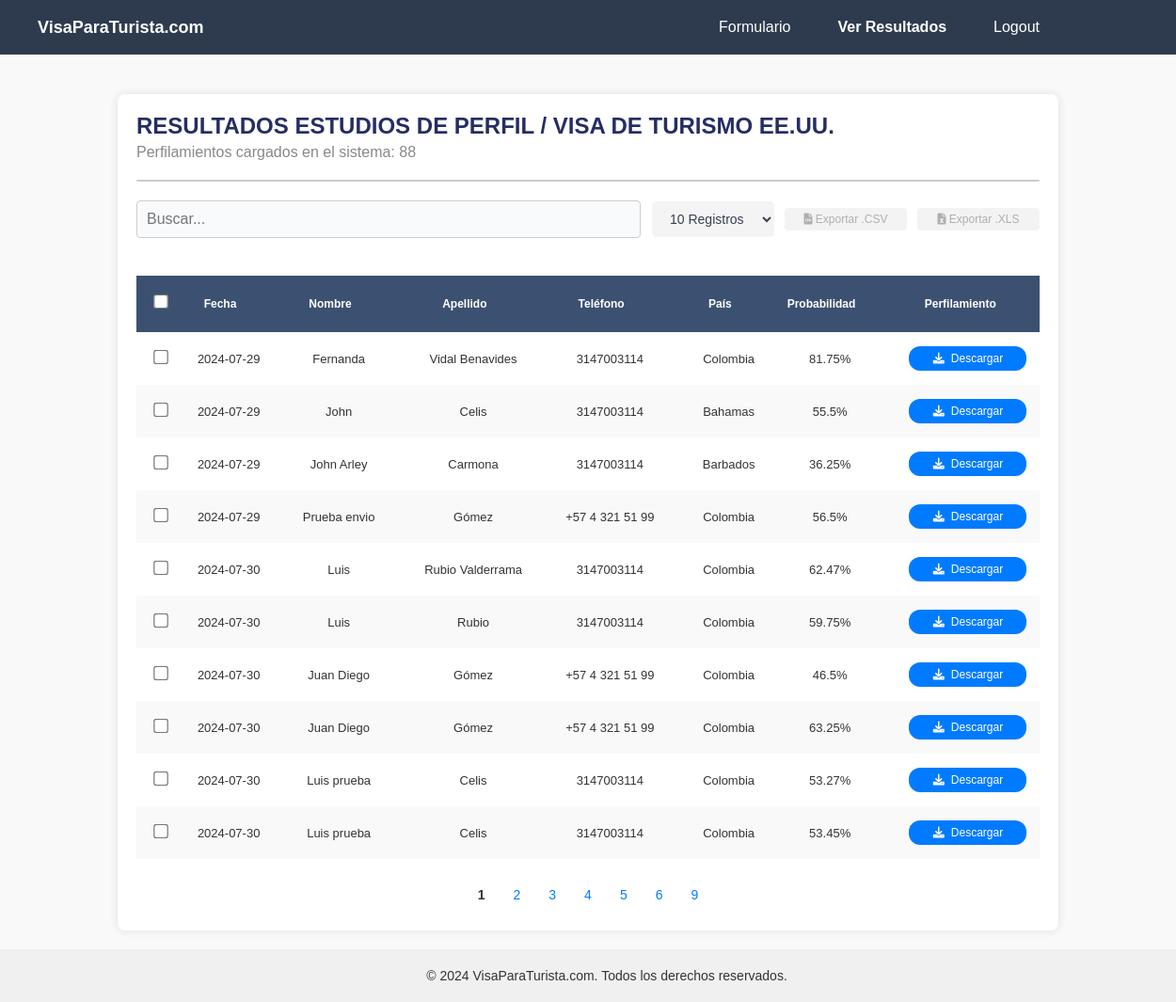
/results (signed in), run on an earlier commit of the app's database.
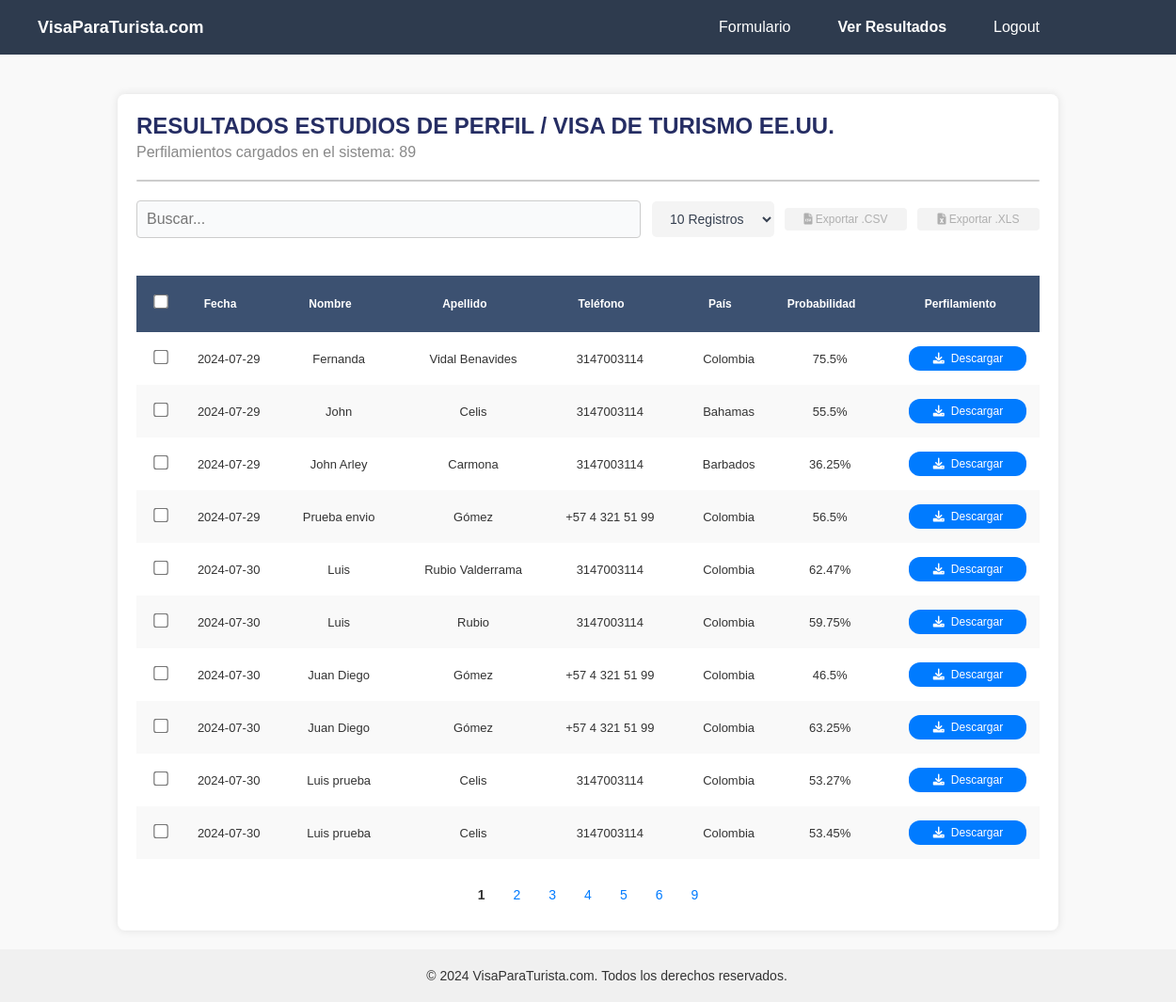
And on a later commit of the database.
### app.py (models this page shows)
class FormResult(db.Model):
    id = db.Column(db.Integer, primary_key=True)
    fecha = db.Column(db.String(50), nullable=False)
    nombre = db.Column(db.String(100), nullable=False)
    apellidos = db.Column(db.String(100), nullable=False)
    email = db.Column(db.String(100), nullable=False)
    telefono = db.Column(db.String(50), nullable=False)
    pais_residencia = db.Column(db.String(100), nullable=False)
    edad = db.Column(db.Integer, nullable=False)
    estado_civil = db.Column(db.String(50), nullable=False)
    hijos = db.Column(db.String(50), nullable=False)
    vivienda = db.Column(db.String(100), nullable=False)
    profesion = db.Column(db.String(100), nullable=False)
    nivel_educacion = db.Column(db.String(100), nullable=False)
    tiempo_empleo = db.Column(db.String(100), nullable=False)
    propietario = db.Column(db.String(50), nullable=False)
    ingresos = db.Column(db.Integer, nullable=False)
    impuestos = db.Column(db.String(50), nullable=False)
    propiedades = db.Column(db.String(100), nullable=False)
    viajes = db.Column(db.String(100), nullable=False)
    familiares_eeuu = db.Column(db.String(100), nullable=False)
    familiares_visa = db.Column(db.String(100), nullable=False)
    visa_negada = db.Column(db.String(100), nullable=False)
    antecedentes = db.Column(db.String(100), nullable=False)
    enfermedades = db.Column(db.String(100), nullable=False)
    visa_otra = db.Column(db.String(100), nullable=False)
    problemas_migratorios = db.Column(db.String(100), nullable=False)
    nacionalidad = db.Column(db.String(100), nullable=False)
    calificacion = db.Column(db.Integer, nullable=False)
    calificacion_pais_residencia_ChatGPT = db.Column(db.Text, nullable=True)
    calificacion_edad_ChatGPT = db.Column(db.Text, nullable=True)
    calificacion_estado_civil_ChatGPT = db.Column(db.Text, nullable=True)
    calificacion_hijos_ChatGPT = db.Column(db.Text, nullable=True)
    calificacion_vivienda_ChatGPT = db.Column(db.Text, nullable=True)
    calificacion_profesion_ChatGPT = db.Column(db.Text, nullable=True)
    calificacion_nivel_educacion_ChatGPT = db.Column(db.Text, nullable=True)
    calificacion_tiempo_empleo_ChatGPT = db.Column(db.Text, nullable=True)
    calificacion_propietario_ChatGPT = db.Column(db.Text, nullable=True)
    calificacion_ingresos_ChatGPT = db.Column(db.Text, nullable=True)
    calificacion_impuestos_ChatGPT = db.Column(db.Text, nullable=True)
    calificacion_propiedades_ChatGPT = db.Column(db.Text, nullable=True)
    calificacion_viajes_ChatGPT = db.Column(db.Text, nullable=True)
    calificacion_familiares_eeuu_ChatGPT = db.Column(db.Text, nullable=True)
    calificacion_familiares_visa_ChatGPT = db.Column(db.Text, nullable=True)
    calificacion_visa_negada_ChatGPT = db.Column(db.Text, nullable=True)
    calificacion_antecedentes_ChatGPT = db.Column(db.Text, nullable=True)
    calificacion_enfermedades_ChatGPT = db.Column(db.Text, nullable=True)
    calificacion_visa_otra_ChatGPT = db.Column(db.Text, nullable=True)
    calificacion_problemas_migratorios_ChatGPT = db.Column(db.Text, nullable=True)
    calificacion_nacionalidad_ChatGPT = db.Column(db.Text, nullable=True)
    calificacion_criterios_confidenciales_ChatGPT = db.Column(db.Text, nullable=True)
    probabilidad = db.Column(db.Integer, nullable=False)
    sugerencia_1_ChatGPT = db.Column(db.Text, nullable=True)
    sugerencia_2_ChatGPT = db.Column(db.Text, nullable=True)
    sugerencia_3_ChatGPT = db.Column(db.Text, nullable=True)
    calificacion_categoria_informacion_demografica_familiar_ChatGPT = db.Column(db.Text, nullable=True)
    calificacion_categoria_educacion_empleo_ChatGPT = db.Column(db.Text, nullable=True)
    calificacion_categoria_propiedades_activos_ChatGPT = db.Column(db.Text, nullable=True)
    calificacion_categoria_antecedentes_experiencia_viaje_ChatGPT = db.Column(db.Text, nullable=True)
    calificacion_categoria_criterios_confidenciales_ChatGPT = db.Column(db.Text, nullable=True)
    notas = db.Column(db.Text, nullable=True)
    pdf_path = db.Column(db.String(200), nullable=False)

### app.py (the view)
@app.route('/results')
@login_required
def results():
    results = FormResult.query.all()
    return render_template('results.html', results=results)

### app.py (called while the page is built)
@login_manager.user_loader
def load_user(user_id):
    return User.query.get(int(user_id))

### templates/results.html (shortened to what this page needs)
<!DOCTYPE html>
<html lang="es">
<head>
    <link rel="stylesheet" href="{{ url_for('static', filename='estilos.css') }}">
    <link rel="stylesheet" href="https://cdnjs.cloudflare.com/ajax/libs/font-awesome/6.0.0-beta3/css/all.min.css">
</head>
<body>
    <div class="topbar">
        <div class="logo">VisaParaTurista.com</div>
        <div class="topbar-menu menu-adjustable">
            <a href="/" class="{% if request.path == '/' %}active{% endif %}">Formulario</a>
            <a href="/results" class="{% if request.path == '/results' %}active{% endif %}">Ver Resultados</a>
            {% if current_user.is_authenticated %}
                <a href="{{ url_for('logout') }}" class="{% if request.path == url_for('logout') %}active{% endif %}">Logout</a>
            {% else %}
                <a href="{{ url_for('login') }}" class="{% if request.path == url_for('login') %}active{% endif %}">Login</a>
            {% endif %}
        </div>
    </div>
    <div class="container">
        <div class="header">
            <h1>RESULTADOS ESTUDIOS DE PERFIL / VISA DE TURISMO EE.UU.</h1>
            <div class="results-info">Perfilamientos cargados en el sistema: {{ results|length }}</div>
            <div class="separator"></div>
        </div>
        <div class="actions">
            <input type="text" id="search-input" class="search-input" placeholder="Buscar...">
            <select id="recordsPerPage" class="btn">
                <option value="10">10 Registros</option>
            </select>
            <button class="btn export-button disabled" onclick="exportTableToCSV('results.csv')" disabled><i class="fas fa-file-csv"></i> Exportar .CSV</button>
            <button class="btn export-button xls disabled" onclick="exportTableToXLS('results.xls')" disabled><i class="fas fa-file-excel"></i> Exportar .XLS</button>
        </div>
        <div class="table-container">
            <table id="results-table" class="fixed-table">
                <thead>
                    <tr>
                        <th class="col-checkbox"><input type="checkbox" id="select-all"></th>
                        <th class="col-fecha sortable" onclick="sortTable(1)">Fecha </th>
                        <th class="col-nombre sortable" onclick="sortTable(2)">Nombre </th>
                        <th class="col-apellido sortable" onclick="sortTable(3)">Apellido </th>
                        <th class="col-telefono sortable" onclick="sortTable(4)">Teléfono </th>
                        <th class="col-pais sortable" onclick="sortTable(5)">País </th>
                        <th class="col-probabilidad sortable" onclick="sortTable(6)">Probabilidad </th>
                        <th class="col-reporte">Perfilamiento</th>
                    </tr>
                </thead>
                <tbody>
                    {% for result in results %}
                    <tr data-href="{{ url_for('detail', id=result.id) }}" class="clickable-row">
                        <td class="col-checkbox"><input type="checkbox" class="row-checkbox"></td>
                        <td class="col-fecha">{{ result.fecha }}</td>
                        <td class="col-nombre">{{ result.nombre }}</td>
                        <td class="col-apellido">{{ result.apellidos }}</td>
                        <td class="col-telefono">{{ result.telefono }}</td>
                        <td class="col-pais">{{ result.pais_residencia }}</td>
                        <td class="col-probabilidad">{{ result.probabilidad }}%</td>
                        <td class="col-reporte"><button class="download-button rounded-icon" onclick="window.location.href='{{ url_for('download', filename=result.pdf_path.split('/')[-1]) }}'"><i class="fas fa-download"></i> Descargar</button></td>
                    </tr>
                    {% endfor %}
                </tbody>
            </table>
        </div>
        <div class="pagination" id="pagination-container">
        </div>
    </div>
    <footer class="footer-simple">
        <div class="footer-content">
            &copy; 2024 VisaParaTurista.com. Todos los derechos reservados.
        </div>
    </footer>
</body>
</html>

### templates/results.html (style rules this page uses)
body { font-family: Arial, sans-serif; background-color: #f9f9f9; color: #333; margin: 0; padding: 0; }
.container { max-width: 1000px; margin: 100px auto 20px auto; background-color: #fff; padding: 20px; border-radius: 8px; box-shadow: 0 0 10px rgba(0, 0, 0, 0.1); }
.header { margin-bottom: 20px; }
.header h1 { font-size: 24px; margin: 0; text-transform: uppercase; text-align: left; }
.header .results-info { font-size: 16px; color: #888; text-align: left; margin-top: 5px; }
.separator { width: 100%; height: 2px; background-color: #ccc; margin: 20px 0; }
.actions { display: flex; align-items: center; margin-bottom: 20px; }
.actions .search-input { flex-grow: 1; padding: 10px; border: 1px solid #ccc; border-radius: 4px; margin-right: 2px; max-width: 60%; }
.actions select { background-color: #f4f4f4; width: auto; padding: 5px 10px; border: 1px solid #b0b0b0; border-radius: 4px; margin-right: 10px; max-width: 130px; }
.actions .export-button { background-color: #007bff; color: white; border: none; padding: 5px 10px; border-radius: 4px; cursor: pointer; font-size: 12px; margin-right: 10px; white-space: nowrap; transition: background-color 0.3s, box-shadow 0.3s; }
.actions .export-button.disabled { background-color: #f3f3f3; color: #afafaf; cursor: not-allowed; }
.actions .export-button.xls { background-color: #28a745; font-size: 12px; }
.actions .export-button.xls.disabled { background-color: #f3f3f3; color: #afafaf; cursor: not-allowed; }
table { width: 100%; border-collapse: collapse; margin-bottom: 20px; border: none; }
thead { background-color: #333; color: white; }
th, td { padding: 10px; border: none; text-align: center; vertical-align: middle; }
th input[type="checkbox"], td input[type="checkbox"] { margin: 0; }
tbody tr:nth-child(even) { background-color: #f9f9f9; }
.pagination { display: flex; justify-content: center; align-items: center; }
input[type="checkbox"] { transform: scale(1.2); margin-right: 10px; }
:root { --button-width: 115px; --button-margin: 5px 0; }
:root { --button-width: 125px; --button-margin-top-bottom: 5px; --button-margin-left: 20px; }
.download-button.rounded-icon { background-color: #007bff; color: white; border: none; padding: 6px 6px; border-radius: 12px; cursor: pointer; font-size: 12px; transition: background-color 0.3s, box-shadow 0.3s; display: flex; align-items: center; justify-content: center; width: var(--button-width); margin: var(--button-margin-top-bottom) 0 var(--button-margin-top-bottom) var(--button-margin-left); }
.download-button.rounded-icon i { margin-right: 7px; }
.table-container td { text-align: center; vertical-align: middle; }
th.sortable { cursor: pointer; }
th { text-align: center; }
.fixed-table th, .fixed-table td { --col-checkbox-width: 40px; --col-fecha-width: 90px; --col-nombre-width: 150px; --col-apellido-width: 150px; --col-email-width: 200px; --col-telefono-width: 150px; --col-pais-width: 100px; --col-probabilidad-width: 100px; --col-reporte-width: 150px; }
.fixed-table .col-checkbox { width: var(--col-checkbox-width); }
.fixed-table .col-nombre { width: var(--col-nombre-width); }
.fixed-table .col-apellido { width: var(--col-apellido-width); }
.fixed-table .col-telefono { width: var(--col-telefono-width); }
.fixed-table .col-pais { width: var(--col-pais-width); }
.fixed-table .col-probabilidad { width: var(--col-probabilidad-width); }
.fixed-table .col-reporte { width: var(--col-reporte-width); }
.footer-simple { background-color: #f0f0f0; color: #333; padding: 20px; text-align: center; width: 100%; }
.footer-simple .footer-content { max-width: 1000px; margin: 0 auto; font-size: 14px; }

What changed in the data, as far as the page shows it:
changed FormResult "Fernanda": probabilidad "81.75" → "75.5"
Also different on the page:
{{ results|length }}: "88" → "89"
